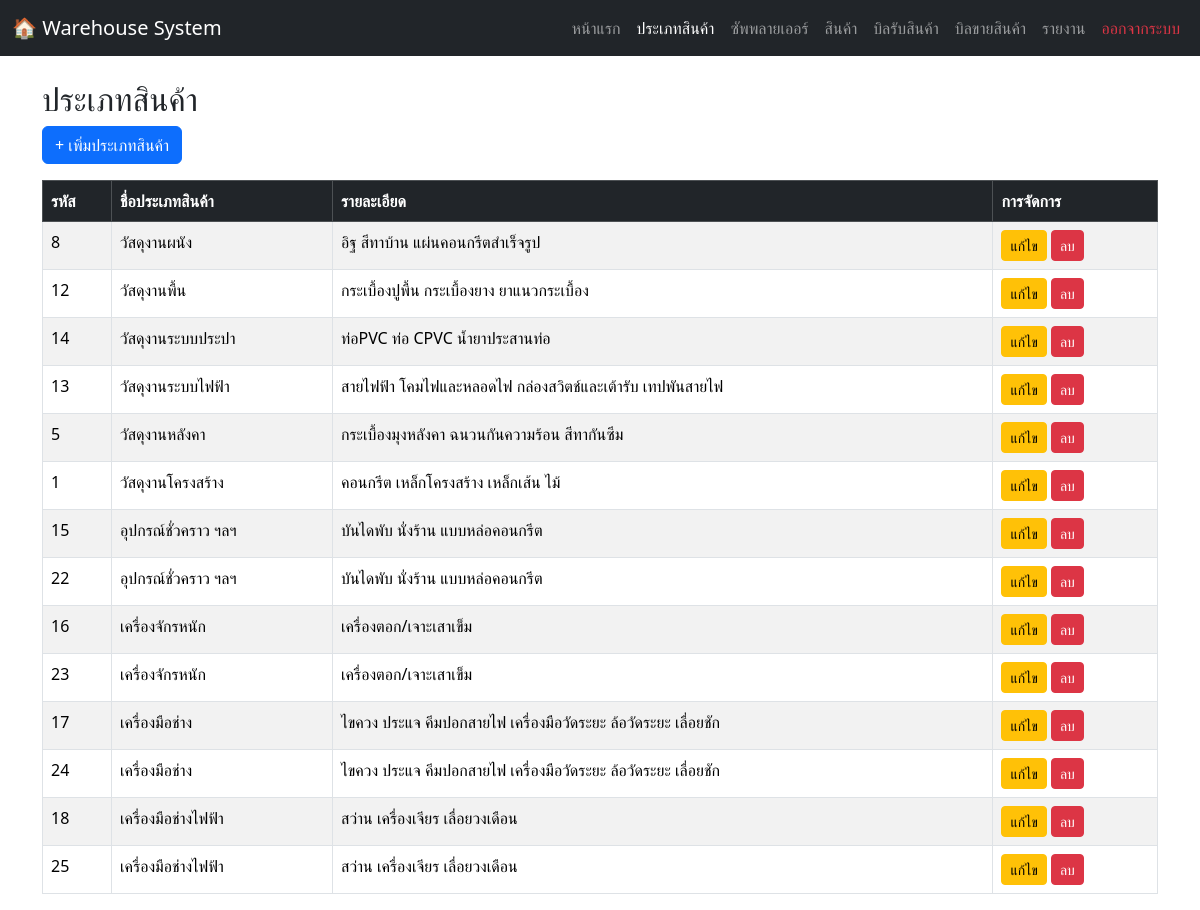
The app's page /categories.php (signed in), older data.
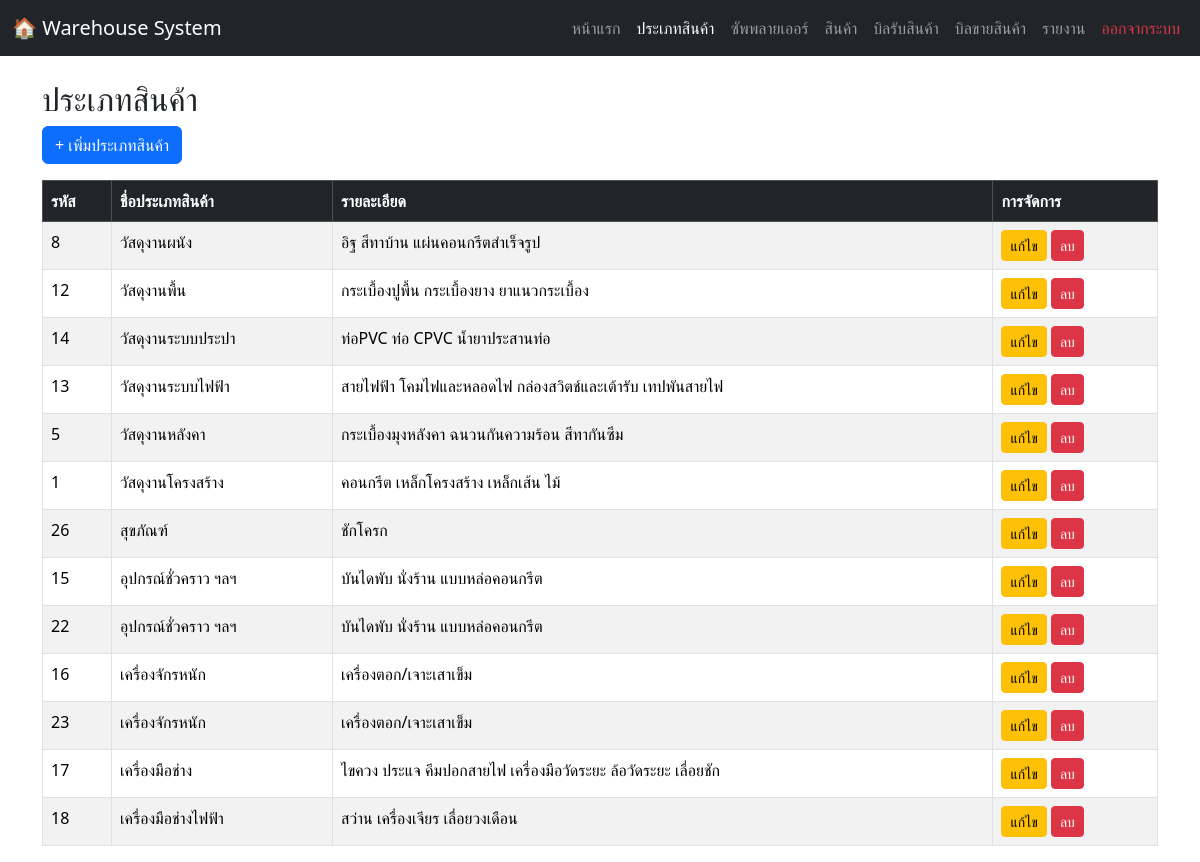
The same page, newer data.
### tables this page shows
CREATE TABLE `categories` (
  `category_id` int(11) NOT NULL,
  `category_name` varchar(100) NOT NULL,
  `description` text DEFAULT NULL
);

### categories.php (the view, shortened to what this page needs)
<?php
include 'connection.php';
$sql = "SELECT category_id, category_name, description
        FROM categories ORDER BY category_name ASC";
$result = $conn->query($sql);
?>
<!DOCTYPE html>
<html lang="th">
<head>
    <link rel="stylesheet" href="https://cdn.jsdelivr.net/npm/bootstrap@5.3.2/dist/css/bootstrap.min.css">
    <link rel="stylesheet" href="https://cdn.jsdelivr.net/npm/bootstrap-icons@1.11.3/font/bootstrap-icons.min.css">
</head>
<body>
  <nav class="navbar navbar-expand-lg navbar-dark bg-dark no-print">
    <div class="container-fluid">
      <a class="navbar-brand" href="#">🏠 Warehouse System</a>
      <div class="collapse navbar-collapse" id="navbarNav">
        <ul class="navbar-nav ms-auto">
          <li class="nav-item"><a class="nav-link" href="homepage.php">หน้าแรก</a></li>
          <li class="nav-item"><a class="nav-link active" href="categories.php">ประเภทสินค้า</a></li>
          <li class="nav-item"><a class="nav-link" href="suppliers.php">ซัพพลายเออร์</a></li>
          <li class="nav-item"><a class="nav-link" href="products.php">สินค้า</a></li>
          <li class="nav-item"><a class="nav-link" href="warehouse_page.php">บิลรับสินค้า</a></li>
          <li class="nav-item"><a class="nav-link" href="warehouse_sale.php">บิลขายสินค้า</a></li>
          <li class="nav-item"><a class="nav-link" href="report.php">รายงาน</a></li>
          <li class="nav-item"><a class="nav-link text-danger" href="logout.php">ออกจากระบบ</a></li>
        </ul>
      </div>
    </div>
  </nav>
<div class="container mt-4">
  <h2>ประเภทสินค้า</h2>
  <a href="add_category.php" class="btn btn-primary mb-3">+ เพิ่มประเภทสินค้า</a>
  <table class="table table-bordered table-striped">
    <thead class="table-dark">
      <tr>
        <th>รหัส</th>
        <th>ชื่อประเภทสินค้า</th>
        <th>รายละเอียด</th>
        <th>การจัดการ</th>
      </tr>
    </thead>
    <tbody>
      <?php
      if ($result->num_rows > 0) {
          while ($row = $result->fetch_assoc()) {
              echo "<tr>
                      <td>{$row['category_id']}</td>
                      <td>{$row['category_name']}</td>
                      <td>{$row['description']}</td>
                      <td>
                        <a href='category_edit.php?id={$row['category_id']}' class='btn btn-warning btn-sm'>แก้ไข</a>
                        <a href='category_delete.php?id={$row['category_id']}'
                           onclick=\"return confirm('คุณแน่ใจหรือไม่ว่าต้องการลบประเภทสินค้านี้?');\"
                           class='btn btn-danger btn-sm'>ลบ</a>
                      </td>
                    </tr>";
          }
      } else {
          echo "<tr><td colspan='4' class='text-center text-muted'>ไม่มีข้อมูลประเภทสินค้า</td></tr>";
      }
      ?>
    </tbody>
  </table>
</div>
</body>
</html>

Row changes from the older to the newer data that the page shows:
removed categories: category_id "24", category_name "เครื่องมือช่าง", description "ไขควง ประแจ คีมปอกสายไฟ เครื่องมือวัดระยะ ล้อวัดระยะ เลื่อยชัก"
removed categories: category_id "25", category_name "เครื่องมือช่างไฟฟ้า", description "สว่าน เครื่องเจียร เลื่อยวงเดือน"
added categories: category_id "26", category_name "สุขภัณฑ์", description "ชักโครก"
